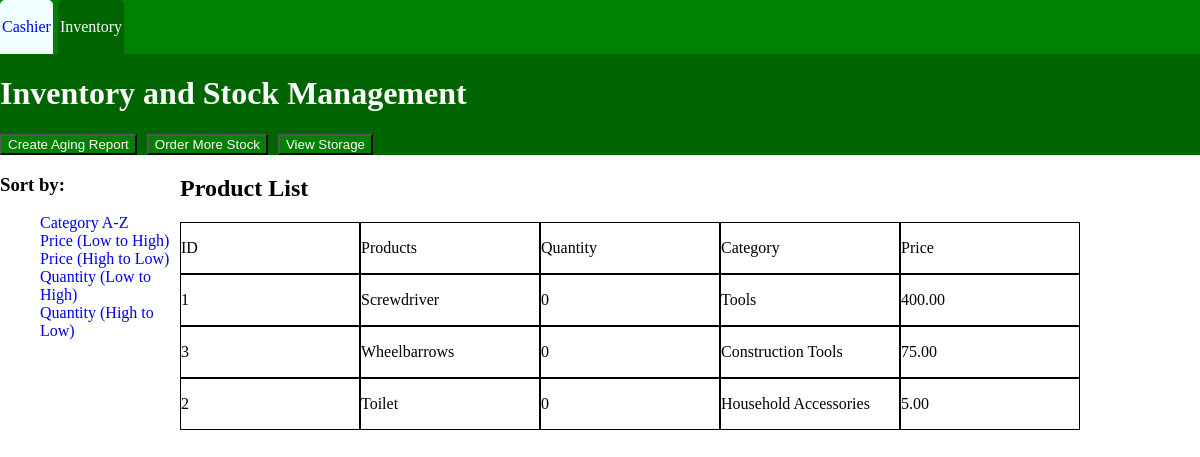
Screenshot of /inventory.php?sort=price_desc with the database file from the repository.
### tables this page shows
CREATE TABLE products (
    id INT NOT NULL AUTO_INCREMENT PRIMARY KEY,
    name VARCHAR(255) NOT NULL UNIQUE,
    selling_price DECIMAL(10,2),
    category VARCHAR(255) NOT NULL,
    quantity INT NOT NULL DEFAULT 0,
    storage_id INT NOT NULL,
    supplier_id INT NOT NULL,
    FOREIGN KEY (storage_id) REFERENCES storage(id),
    FOREIGN KEY (supplier_id) REFERENCES supplier(id)
);

### inventory.php (the view, shortened to what this page needs)
<?php
    require_once __DIR__ . '/config/database.php';
   $sort = $_GET['sort'] ?? 'id_asc';
   $sortOptions = [ 'category_asc' => 'category ASC',
   'category_desc' => 'category DESC',
   'price_asc' => 'selling_price ASC',
   'price_desc' => 'selling_price DESC',
   'quantity_asc' => 'quantity ASC',
   'quantity_desc' => 'quantity DESC',
   'id_asc' => 'id ASC',
   ];
   $orderBy = $sortOptions[$sort] ?? $sortOptions['id_asc'];
   $stmt = $pdo->query("SELECT * FROM products ORDER BY $orderBy"); $products = $stmt->fetchAll(PDO::FETCH_ASSOC);
?>
<!DOCTYPE html>
<html lang="en">
<head>
    <link rel="stylesheet" href="inventory.css">
</head>
<body>
    <div class="navbar">
        <a href="cashier.php">
            <div class="cashier">
                <p>Cashier</p>
            </div>
        </a>
        <a href="inventory.php">
            <div class="inventory">
                <p>Inventory</p>
            </div>
        </a>
    </div>
    <div class="header">
        <h1>Inventory and Stock Management</h1>
    </div>
    <div class="toolBar">
        <div><button>Create Aging Report</button></div>
        <div><button>Order More Stock</button></div>
        <div><button>View Storage</button></div>
    </div>
    <div class="middle">
        <div class="middleLeft">
            <div>
                <h3>Sort by:</h3>
                <ul class="sortList">
                    <a href="?sort=category_asc">Category A-Z</a>
                    <a href="?sort=price_asc">Price (Low to High)</a>
                    <a href="?sort=price_desc">Price (High to Low)</a>
                    <a href="?sort=quantity_asc">Quantity (Low to High)</a>
                    <a href="?sort=quantity_desc">Quantity (High to Low)</a>
                </ul>
            </div>
        </div>
        <div class="middleRight">
            <h2>Product List</h2>
            <div class="productTopRow">
                <div class="productID"><p>ID</p></div>
                <div class="product"><p>Products</p></div>
                <div class="quantity"><p>Quantity</p></div>
                <div class="cost"><p>Category</p></div>
                <div class="price"><p>Price</p></div>
            </div>
            <div class="productsGrid">
                <?php foreach($products as $product): ?>
                    <div class="productRow">
                        <div><p><?= htmlspecialchars($product['id']) ?></p></div>
                        <div><p><?= htmlspecialchars($product['name'])?></p></div>
                        <div><p><?= htmlspecialchars($product['quantity'])?></p></div>
                        <div><p><?= htmlspecialchars($product['category'])?></div>
                        <div><p><?= htmlspecialchars($product['selling_price'])?></p></div>
                    </div>
                <?php endforeach; ?>
            </div>
        </div>
    </div>
</body>
</html>

### inventory.css (style rules this page uses)
body { display: flex; flex-direction: column; justify-content: center; align-items: center; margin: 0; }
.navbar { height: 10%; display: flex; background-color: green; width: 100%; gap: 5px; }
.navbar div { width: fit-content; border-radius: 5px 5px 0px 0px; padding: 2px; margin-bottom: 0px; }
a { text-decoration: none; }
.inventory { background-color: darkgreen; color: white; }
.cashier { background-color: azure; }
.header { background-color: darkgreen; color: white; width: 100%; }
.middle { width: 100%; display: flex; }
.middleLeft { width: 15%; }
.sortList { display: flex; flex-direction: column; }
.middleRight { width: 75%; }
.toolBar { display: flex; gap: 10px; width: 100%; background-color: darkgreen; }
.toolBar button { background-color: green; color: white; }
.productTopRow { display: flex; justify-content: space-around; }
.productTopRow div { width: 100%; border: 1px solid black; }
.productRow { display: flex; justify-content: space-around; }
.productRow div { width: 100%; border: 1px solid black; }

### rows the page displays
products: id "1", name "Screwdriver", quantity "0", category "Tools", selling_price "400.00"
products: id "3", name "Wheelbarrows", quantity "0", category "Construction Tools", selling_price "75.00"
products: id "2", name "Toilet", quantity "0", category "Household Accessories", selling_price "5.00"
